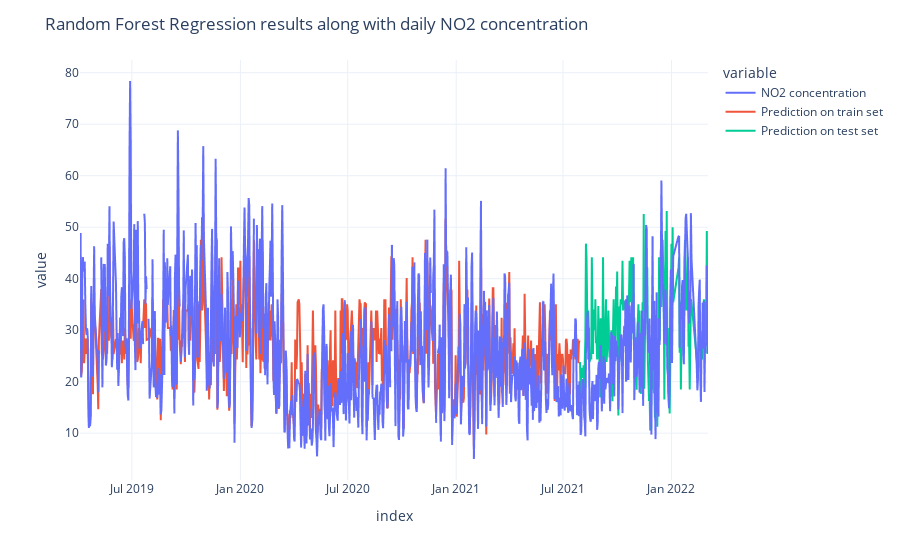

Source (notebook cell):
### Code cell
fig = px.line(df['NO2 concentration'])
fig.add_trace(
    go.Scatter(
        x=y_train.index,
        y=y_pred_train,
        name="Prediction on train set"
    )
)
fig.add_trace(
    go.Scatter(
        x=y_test.index,
        y=y_pred_test,
        name="Prediction on test set"
    )
)

fig.update_layout(
    title="Random Forest Regression results along with daily NO2 concentration",
)
fig.show()

### Figure 1 — Plotly figure (JSON) as saved in the notebook; plotly's stock layout.template omitted (floating-point values rounded to 4 significant figures; data arrays with more than 128 entries replaced by an {"elided": "..."} marker saying what was removed)
{"data": [{"hovertemplate": "variable=NO2 concentration<br>index=%{x}<br>value=%{y}<extra></extra>", "legendgroup": "NO2 concentration", "line": {"color": "#636efa", "dash": "solid"}, "marker": {"symbol": "circle"}, "mode": "lines", "name": "NO2 concentration", "showlegend": true, "type": "scattergl", "x": {"elided": "1026 str values"}, "xaxis": "x", "y": {"elided": "1026 float values"}, "yaxis": "y"}, {"name": "Prediction on train set", "type": "scatter", "x": {"elided": "806 str values"}, "y": {"elided": "806 float values"}}, {"name": "Prediction on test set", "type": "scatter", "x": {"elided": "202 str values"}, "y": {"elided": "202 float values"}}], "layout": {"legend": {"title": {"text": "variable"}, "tracegroupgap": 0}, "margin": {"t": 60}, "title": {"text": "Random Forest Regression results along with daily NO2 concentration"}, "xaxis": {"anchor": "y", "domain": [0, 1], "title": {"text": "index"}}, "yaxis": {"anchor": "x", "domain": [0, 1], "title": {"text": "value"}}}}
